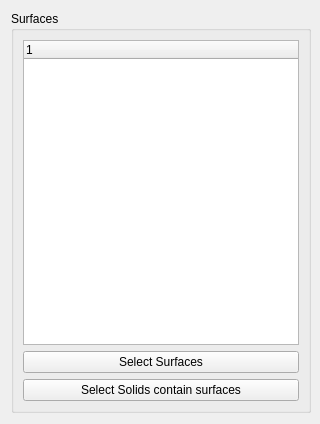
<?xml version="1.0" encoding="UTF-8"?>
<ui version="4.0">
 <class>Form</class>
 <widget class="QWidget" name="Form">
  <property name="geometry">
   <rect>
    <x>0</x>
    <y>0</y>
    <width>320</width>
    <height>424</height>
   </rect>
  </property>
  <property name="minimumSize">
   <size>
    <width>320</width>
    <height>0</height>
   </size>
  </property>
  <property name="windowTitle">
   <string>Form</string>
  </property>
  <layout class="QGridLayout" name="gridLayout_3">
   <item row="0" column="0">
    <widget class="QGroupBox" name="groupBox_2">
     <property name="minimumSize">
      <size>
       <width>300</width>
       <height>0</height>
      </size>
     </property>
     <property name="title">
      <string>Surfaces</string>
     </property>
     <layout class="QGridLayout" name="gridLayout">
      <item row="0" column="0">
       <widget class="QTreeWidget" name="tree">
        <column>
         <property name="text">
          <string notr="true">1</string>
         </property>
        </column>
       </widget>
      </item>
      <item row="2" column="0">
       <widget class="QPushButton" name="btnSolid">
        <property name="text">
         <string>Select Solids contain surfaces</string>
        </property>
       </widget>
      </item>
      <item row="1" column="0">
       <widget class="QPushButton" name="btnSurf">
        <property name="text">
         <string>Select Surfaces</string>
        </property>
       </widget>
      </item>
     </layout>
    </widget>
   </item>
  </layout>
 </widget>
 <resources/>
 <connections/>
</ui>
